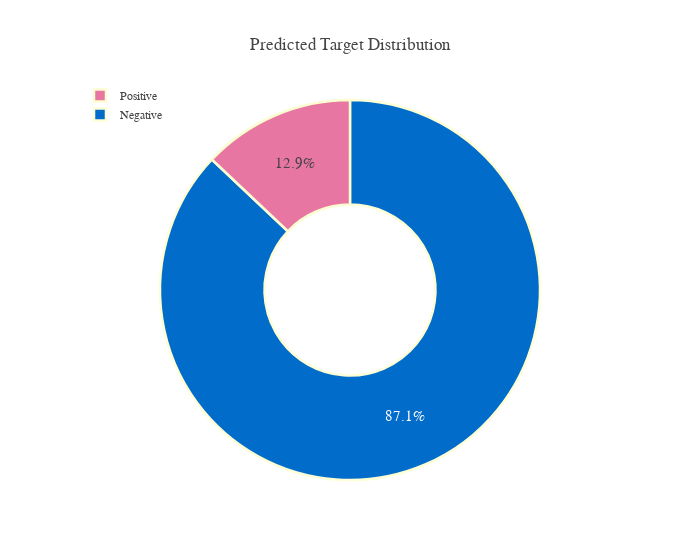

Write notebook code for a chart like this one.
### Code cell
# test_df = pd.DataFrame({Config.row_id: test[Config.row_id], 'prediction': test_predictions})

df = pd.DataFrame(data={'Target':test_df[Config.target].apply(lambda x: 1 if x>0.25 else 0)})
df = df.Target.value_counts(normalize=True)
df.rename(index={1:'Positive', 0:'Negative'}, inplace=True)

#pal, color=['#016CC9','#DEB078'], ['#8DBAE2','#EDD3B3']
fig=go.Figure()

fig.add_trace(go.Pie(labels=df.index, values=df*100, hole=.45,
                     showlegend=True,sort=False,
                     marker=dict(colors=color_palette['Bin'],line=dict(color=pal,width=2.5)),
                     hovertemplate = "%{label}: %{value:.2f}%<extra></extra>"))

fig.update_layout(template=plotly_template, title='Predicted Target Distribution',
                  legend=dict(traceorder='reversed',y=1.05,x=0),
                  uniformtext_minsize=15, uniformtext_mode='hide',width=700)
fig.show()

### Figure 1 — Plotly figure (JSON) as saved in the notebook; plotly's stock layout.template omitted (floating-point values rounded to 4 significant figures)
{"data": [{"hole": 0.45, "hovertemplate": "%{label}: %{value:.2f}%<extra></extra>", "labels": ["Negative", "Positive"], "marker": {"colors": ["#016CC9", "#E876A3"], "line": {"color": ["#fdfed5", "#fbfdd0", "#f9fdcb", "#f7fcc6", "#f4fbc1", "#f2fabc", "#f0f9b7", "#edf8b2", "#eaf7b1", "#e6f5b2", "#e1f3b2", "#dcf1b2", "#d7efb3", "#d3eeb3", "#ceecb3", "#c9eab4", "#c4e8b4", "#bbe4b5", "#b2e1b6", "#a9ddb7", "#a0dab8", "#97d6b9", "#8ed3ba", "#85cfba", "#7ecdbb", "#76cabc", "#6fc7bd", "#67c4be", "#5fc1c0", "#57bec1", "#50bbc2", "#48b9c3", "#40b5c4", "#3db2c4", "#39adc3", "#34a9c3", "#2fa4c2", "#2b9fc2", "#269bc1", "#2296c1", "#1d91c0", "#1d8dbe", "#1e86bb", "#1f80b8", "#1f7ab5", "#2073b2", "#216daf", "#2166ac", "#2260a9", "#225ca7", "#2356a4", "#2351a2", "#234c9f", "#24479d", "#24419a", "#243c98", "#253795", "#243392", "#21308b", "#1d2e83", "#192b7c", "#162874", "#12256d", "#0e2265", "#0b1f5e"], "width": 2.5}}, "showlegend": true, "sort": false, "type": "pie", "values": [87.05, 12.95]}], "layout": {"legend": {"traceorder": "reversed", "x": 0, "y": 1.05}, "title": {"text": "Predicted Target Distribution"}, "uniformtext": {"minsize": 15, "mode": "hide"}, "width": 700}}
